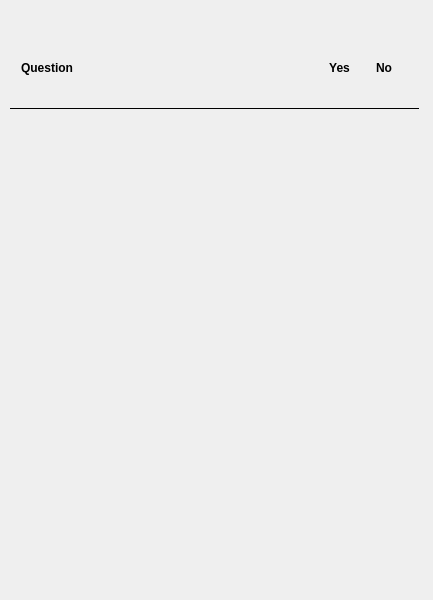
<?xml version="1.0" encoding="UTF-8"?>
<ui version="4.0">
 <class>Form</class>
 <widget class="ctkCollapsibleButton" name="Form">
  <property name="geometry">
   <rect>
    <x>0</x>
    <y>0</y>
    <width>433</width>
    <height>600</height>
   </rect>
  </property>
  <property name="sizePolicy">
   <sizepolicy hsizetype="MinimumExpanding" vsizetype="MinimumExpanding">
    <horstretch>0</horstretch>
    <verstretch>0</verstretch>
   </sizepolicy>
  </property>
  <property name="windowTitle">
   <string>Form</string>
  </property>
  <property name="text" stdset="0">
   <string>Image QA</string>
  </property>
  <widget class="QFrame" name="titleFrame">
   <property name="geometry">
    <rect>
     <x>12</x>
     <y>44</y>
     <width>409</width>
     <height>31</height>
    </rect>
   </property>
   <property name="sizePolicy">
    <sizepolicy hsizetype="Minimum" vsizetype="Minimum">
     <horstretch>0</horstretch>
     <verstretch>0</verstretch>
    </sizepolicy>
   </property>
   <property name="frameShape">
    <enum>QFrame::NoFrame</enum>
   </property>
   <property name="frameShadow">
    <enum>QFrame::Raised</enum>
   </property>
   <layout class="QHBoxLayout" name="horizontalLayout_2">
    <property name="bottomMargin">
     <number>0</number>
    </property>
    <item>
     <widget class="QLabel" name="imageLabel">
      <property name="sizePolicy">
       <sizepolicy hsizetype="Minimum" vsizetype="Preferred">
        <horstretch>0</horstretch>
        <verstretch>0</verstretch>
       </sizepolicy>
      </property>
      <property name="font">
       <font>
        <weight>75</weight>
        <bold>true</bold>
       </font>
      </property>
      <property name="text">
       <string>Question</string>
      </property>
      <property name="alignment">
       <set>Qt::AlignBottom|Qt::AlignHCenter</set>
      </property>
     </widget>
    </item>
    <item>
     <spacer name="imageHSpacer">
      <property name="orientation">
       <enum>Qt::Horizontal</enum>
      </property>
      <property name="sizeHint" stdset="0">
       <size>
        <width>64</width>
        <height>1</height>
       </size>
      </property>
     </spacer>
    </item>
    <item>
     <widget class="QLabel" name="goodLabel">
      <property name="sizePolicy">
       <sizepolicy hsizetype="Minimum" vsizetype="Preferred">
        <horstretch>0</horstretch>
        <verstretch>0</verstretch>
       </sizepolicy>
      </property>
      <property name="font">
       <font>
        <weight>75</weight>
        <bold>true</bold>
       </font>
      </property>
      <property name="text">
       <string>Yes</string>
      </property>
      <property name="alignment">
       <set>Qt::AlignBottom|Qt::AlignHCenter</set>
      </property>
     </widget>
    </item>
    <item>
     <spacer name="goodHSpacer">
      <property name="orientation">
       <enum>Qt::Horizontal</enum>
      </property>
      <property name="sizeType">
       <enum>QSizePolicy::Fixed</enum>
      </property>
      <property name="sizeHint" stdset="0">
       <size>
        <width>20</width>
        <height>1</height>
       </size>
      </property>
     </spacer>
    </item>
    <item>
     <widget class="QLabel" name="badLabel">
      <property name="sizePolicy">
       <sizepolicy hsizetype="Minimum" vsizetype="Preferred">
        <horstretch>0</horstretch>
        <verstretch>0</verstretch>
       </sizepolicy>
      </property>
      <property name="font">
       <font>
        <weight>75</weight>
        <bold>true</bold>
       </font>
      </property>
      <property name="text">
       <string>No</string>
      </property>
      <property name="alignment">
       <set>Qt::AlignBottom|Qt::AlignHCenter</set>
      </property>
     </widget>
    </item>
    <item>
     <spacer name="badHSpacer">
      <property name="orientation">
       <enum>Qt::Horizontal</enum>
      </property>
      <property name="sizeType">
       <enum>QSizePolicy::Fixed</enum>
      </property>
      <property name="sizeHint" stdset="0">
       <size>
        <width>20</width>
        <height>1</height>
       </size>
      </property>
     </spacer>
    </item>
   </layout>
  </widget>
  <widget class="Line" name="tableVLine">
   <property name="geometry">
    <rect>
     <x>10</x>
     <y>100</y>
     <width>409</width>
     <height>16</height>
    </rect>
   </property>
   <property name="sizePolicy">
    <sizepolicy hsizetype="Expanding" vsizetype="Fixed">
     <horstretch>0</horstretch>
     <verstretch>0</verstretch>
    </sizepolicy>
   </property>
   <property name="frameShadow">
    <enum>QFrame::Plain</enum>
   </property>
   <property name="lineWidth">
    <number>1</number>
   </property>
   <property name="midLineWidth">
    <number>12</number>
   </property>
   <property name="orientation">
    <enum>Qt::Horizontal</enum>
   </property>
  </widget>
 </widget>
 <customwidgets>
  <customwidget>
   <class>ctkCollapsibleButton</class>
   <extends>QWidget</extends>
   <header>ctkCollapsibleButton.h</header>
   <container>1</container>
  </customwidget>
 </customwidgets>
 <resources/>
 <connections/>
</ui>
